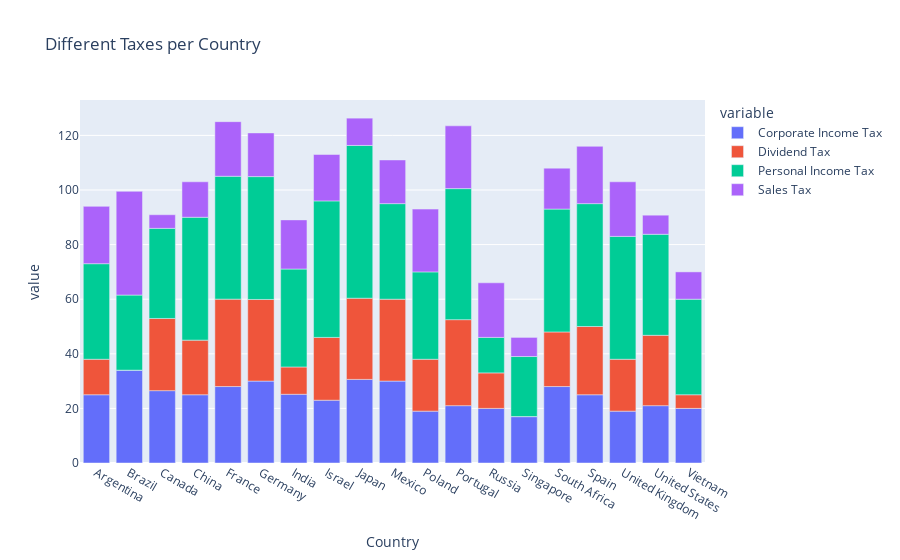

This figure's notebook cell:
### Code cell
taxes_bar = px.bar(data_frame=final_tax_system, x='Country', y=['Corporate Income Tax','Dividend Tax', 'Personal Income Tax','Sales Tax'], title='Different Taxes per Country')
taxes_bar

### Figure 1 — Plotly figure (JSON) as saved in the notebook; plotly's stock layout.template omitted (floating-point values rounded to 4 significant figures)
{"data": [{"alignmentgroup": "True", "hovertemplate": "variable=Corporate Income Tax<br>Country=%{x}<br>value=%{y}<extra></extra>", "legendgroup": "Corporate Income Tax", "marker": {"color": "#636efa"}, "name": "Corporate Income Tax", "offsetgroup": "Corporate Income Tax", "orientation": "v", "showlegend": true, "textposition": "auto", "type": "bar", "x": ["Argentina", "Brazil", "Canada", "China", "France", "Germany", "India", "Israel", "Japan", "Mexico", "Poland", "Portugal", "Russia", "Singapore", "South Africa", "Spain", "United Kingdom", "United States", "Vietnam"], "xaxis": "x", "y": [25, 34, 26.5, 25, 28, 30, 25.17, 23, 30.62, 30, 19, 21, 20, 17, 28, 25, 19, 21, 20], "yaxis": "y"}, {"alignmentgroup": "True", "hovertemplate": "variable=Dividend Tax<br>Country=%{x}<br>value=%{y}<extra></extra>", "legendgroup": "Dividend Tax", "marker": {"color": "#EF553B"}, "name": "Dividend Tax", "offsetgroup": "Dividend Tax", "orientation": "v", "showlegend": true, "textposition": "auto", "type": "bar", "x": ["Argentina", "Brazil", "Canada", "China", "France", "Germany", "India", "Israel", "Japan", "Mexico", "Poland", "Portugal", "Russia", "Singapore", "South Africa", "Spain", "United Kingdom", "United States", "Vietnam"], "xaxis": "x", "y": [13, 0, 26.44, 20, 32.02, 29.9, 10, 23, 29.74, 30, 19, 31.5, 13, 0, 20, 25, 19, 25.77, 5], "yaxis": "y"}, {"alignmentgroup": "True", "hovertemplate": "variable=Personal Income Tax<br>Country=%{x}<br>value=%{y}<extra></extra>", "legendgroup": "Personal Income Tax", "marker": {"color": "#00cc96"}, "name": "Personal Income Tax", "offsetgroup": "Personal Income Tax", "orientation": "v", "showlegend": true, "textposition": "auto", "type": "bar", "x": ["Argentina", "Brazil", "Canada", "China", "France", "Germany", "India", "Israel", "Japan", "Mexico", "Poland", "Portugal", "Russia", "Singapore", "South Africa", "Spain", "United Kingdom", "United States", "Vietnam"], "xaxis": "x", "y": [35, 27.5, 33, 45, 45, 45, 35.88, 50, 55.95, 35, 32, 48, 13, 22, 45, 45, 45, 37, 35], "yaxis": "y"}, {"alignmentgroup": "True", "hovertemplate": "variable=Sales Tax<br>Country=%{x}<br>value=%{y}<extra></extra>", "legendgroup": "Sales Tax", "marker": {"color": "#ab63fa"}, "name": "Sales Tax", "offsetgroup": "Sales Tax", "orientation": "v", "showlegend": true, "textposition": "auto", "type": "bar", "x": ["Argentina", "Brazil", "Canada", "China", "France", "Germany", "India", "Israel", "Japan", "Mexico", "Poland", "Portugal", "Russia", "Singapore", "South Africa", "Spain", "United Kingdom", "United States", "Vietnam"], "xaxis": "x", "y": [21, 38, 5, 13, 20, 16, 18, 17, 10, 16, 23, 23, 20, 7, 15, 21, 20, 7, 10], "yaxis": "y"}], "layout": {"barmode": "relative", "legend": {"title": {"text": "variable"}, "tracegroupgap": 0}, "title": {"text": "Different Taxes per Country"}, "xaxis": {"anchor": "y", "domain": [0, 1], "title": {"text": "Country"}}, "yaxis": {"anchor": "x", "domain": [0, 1], "title": {"text": "value"}}}}
